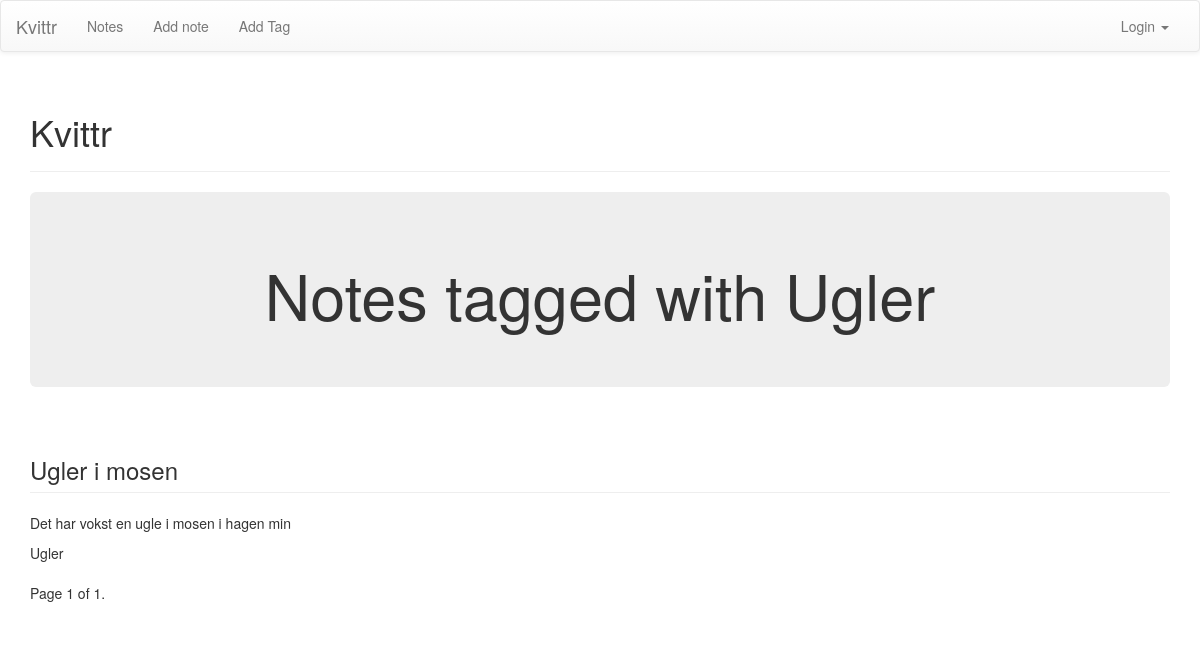
The page /notes/tags/ugler/ on the database as committed earlier.
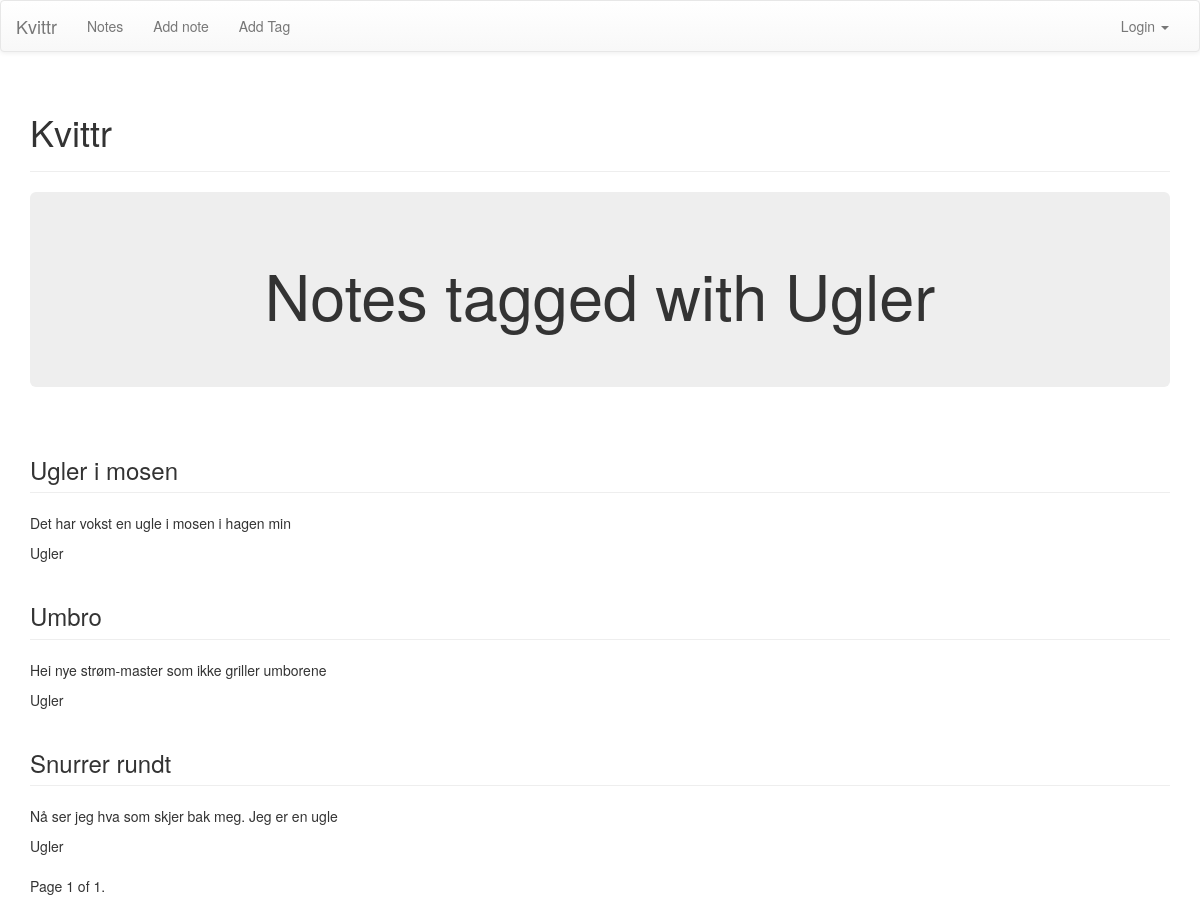
The same page on the database as committed later.
### notes/models.py (models this page shows, shortened)
class Tag(models.Model):
	label = models.CharField(max_length = 30)
	slug = models.SlugField(max_length=30)
	def __unicode__(self):
		return self.label

class Note(models.Model):
	label = models.CharField(max_length = 30)
	body = models.TextField()
	timestamp = models.DateTimeField(auto_now_add=True)
	tags = models.ManyToManyField('Tag', related_name='notes')
	author = models.ForeignKey(User)
	num_likes = models.PositiveIntegerField(default=0)

### notes/views.py (the view)
# urls.py: url(r'^tags/(?P<slug>[-\w]+)/$', tag_search, name='tagsearch'),
def tag_search(request, **kwargs):
	slug = kwargs['slug']
	tag = get_object_or_404(Tag, slug=slug)
	notes = tag.notes.all()
	page_number = request.GET.get('page')
	paginator = Paginator(notes, 5)
	try:
		notes = paginator.page(page_number)
	except PageNotAnInteger:
		notes = paginator.page(1)
	except EmptyPage:
		notes = paginator.page(paginator.num_pages)
	context = {
		'notes': notes,
		'tag': tag}
	return render(request, 'notes/tagsearch.html', context)

### templates/notes/tagsearch.html (shortened to what this page needs)
{% extends 'base.html' %}
{% block pagecontent %}
<div class="jumbotron">
	<h1 align="center">Notes tagged with {{tag}}</h1>
</div>
<div class="row">
	<div class="col-sm-12">
		{% if notes %}
			{% for note in notes %}
				<h3 class="page-header">{{note.label}}</h3>
				{{note.body|linebreaks}}
					{% for tag in note.tags.all %}
						{{tag}}{% if not forloop.last%} | {% endif %}
					{% endfor%}
			{% endfor%}
		{% else %}
			<div class="alert alert-warning" align="center">
				<h3>No Notes With This Tag</h3>
			</div>
		{% endif%}
	</div>
</div>
<div class="pagination">
	<span class"step-links">
		<span class="current">
			Page {{ notes.number }} of {{ notes.paginator.num_pages }}.
		</span>
	</span>
</div>
{% endblock pagecontent %}

### templates/base.html (shortened to what this page needs)
{% extends 'site_base.html' %}
{% block body %}
	 <nav class="navbar navbar-default" role="navigation">
      <div class="container-fluid">
        <div class="navbar-header">
          <a class="navbar-brand" href="{% url 'home' %}">Kvittr</a>
        </div>
        <div class="collapse navbar-collapse" id="bs-example-navbar-collapse-1">
          <ul class="nav navbar-nav">
            <li class="">
                <a href="{% url 'notes:index' %}">Notes</a>
            </li>
            <li class="">
              <a href="{% url 'notes:addnote' %}">Add note</a>
            </li>
            <li>
              <a href="{% url 'notes:addtag' %}">Add Tag</a>
            </li>
          </ul>
          <ul class="nav navbar-nav navbar-right">
            {% if user.is_anonymous %}
                <li class="dropdown">
                  <a href="#" class="dropdown-toggle" data-toggle="dropdown">Login <span class="caret"></span></a>
                </li>
            {% endif %}
          </ul>
        </div>
      </div>
    </nav>
    <div class="container">
        <div class="page-header">
            <h1>Kvittr <small>{% block subheader %}{% endblock %}</small></h1>
        </div>
        {% block pagecontent %}
        {% endblock pagecontent%}
    </div>
{% endblock body %}

### templates/site_base.html (shortened to what this page needs)
{% load staticfiles %}
<!DOCTYPE html>
<html lang="en">
  <head>
    {% block stylesheets %}
    <link rel="stylesheet" href="https://maxcdn.bootstrapcdn.com/bootstrap/3.2.0/css/bootstrap.min.css" />
    <link rel="stylesheet" href="https://maxcdn.bootstrapcdn.com/bootstrap/3.2.0/css/bootstrap-theme.min.css" />
    <link rel="stylesheet" type="text/css" href="{% static 'kvittr/style.css' %}" />
    {% endblock stylesheets %}
  </head>
  <body>
    {% block body %}
    {% endblock %}
  </body>
</html>

Rows that differ between the two databases and show on the page:
added Note: label "Umbro", body "Hei nye strøm-master som ikke griller umborene", Tag (label "Ugler")
added Note: label "Snurrer rundt", body "Nå ser jeg hva som skjer bak meg. Jeg er en ugle", Tag (label "Ugler")
